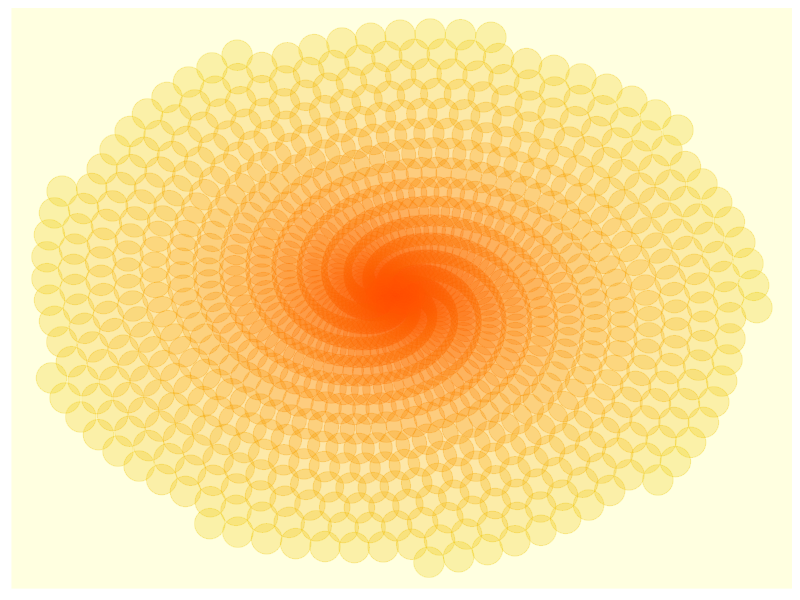
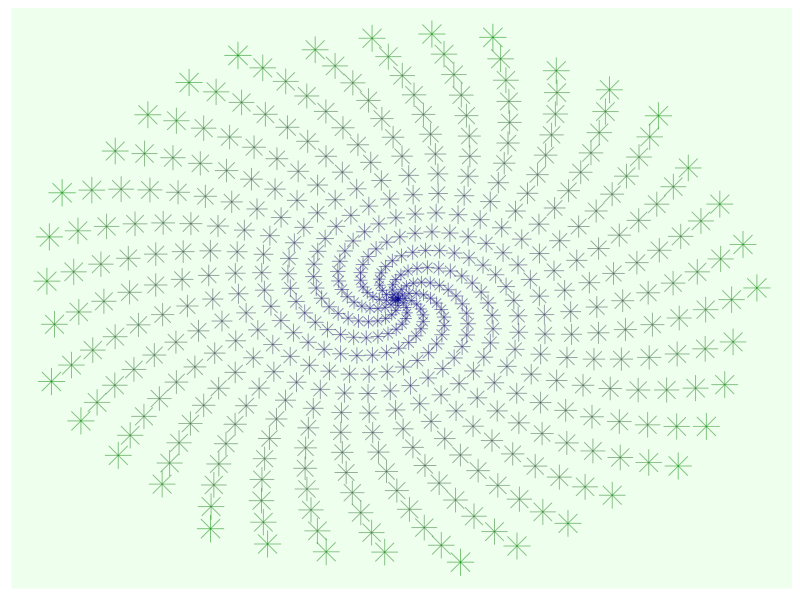

Generate these figures, in order, with R:
## ---- chunk 1
# Load some libraries
library(here)
library(ggplot2)

# Set the rproj home directory
here::here()
## ---- chunk 2
# Load ggplot2
library(ggplot2)

# Define the number of points
points <- 1000

# Defining the angle between each point
# The 'Golden Angle' is found in nature, about 2.4
#angle <- pi*(3 - sqrt(5)) # About 2.4
angle <- 3.5 # Tried various angles other than the Golden Angle

# Transparancy for the points (0-1.0)
ptAlpha <- 0.25

# Shape of the points (see http://www.cookbook-r.com/Graphs/Shapes_and_line_types/)
ptShape <- 19

# Set the background color
bgColor <- 'lightyellow'

# Create a df with the points to plot
t <- (1:points) * angle
x <- sin(t)
y <-cos(t)
df <- data.frame(t, x, y)

ggplot(df, aes(x*t, y*t)) +
  geom_point(aes(color = t), size = 10.0, alpha = ptAlpha, shape = ptShape) +
  scale_color_gradient(low = 'orangered1', high = 'gold2') +
  theme(panel.background = element_rect(fill = bgColor),
        panel.grid = element_blank(),
        axis.title = element_blank(),
        axis.text = element_blank(),
        axis.ticks = element_blank(),
        legend.position = "none")

## ---- chunk 3
# These lines are explained in the first image

library(ggplot2)
points <- 500
angle <- 7.0
ptColor <- 'darkgreen'
ptAlpha <- 0.5
ptShape <- 8
bgColor <- '#eeffee'

t <- (1:points) * angle
x <- sin(t)
y <-cos(t)
df <- data.frame(t, x, y)

ggplot(df, aes(x*t, y*t)) +
  geom_point(aes(size = t, color = t), alpha = ptAlpha, shape = ptShape) +
  scale_color_gradient(low = 'blue4', high = 'green4') +
  theme(panel.background = element_rect(fill = bgColor),
        panel.grid = element_blank(),
        axis.title = element_blank(),
        axis.text = element_blank(),
        axis.ticks = element_blank(),
        legend.position = "none")

